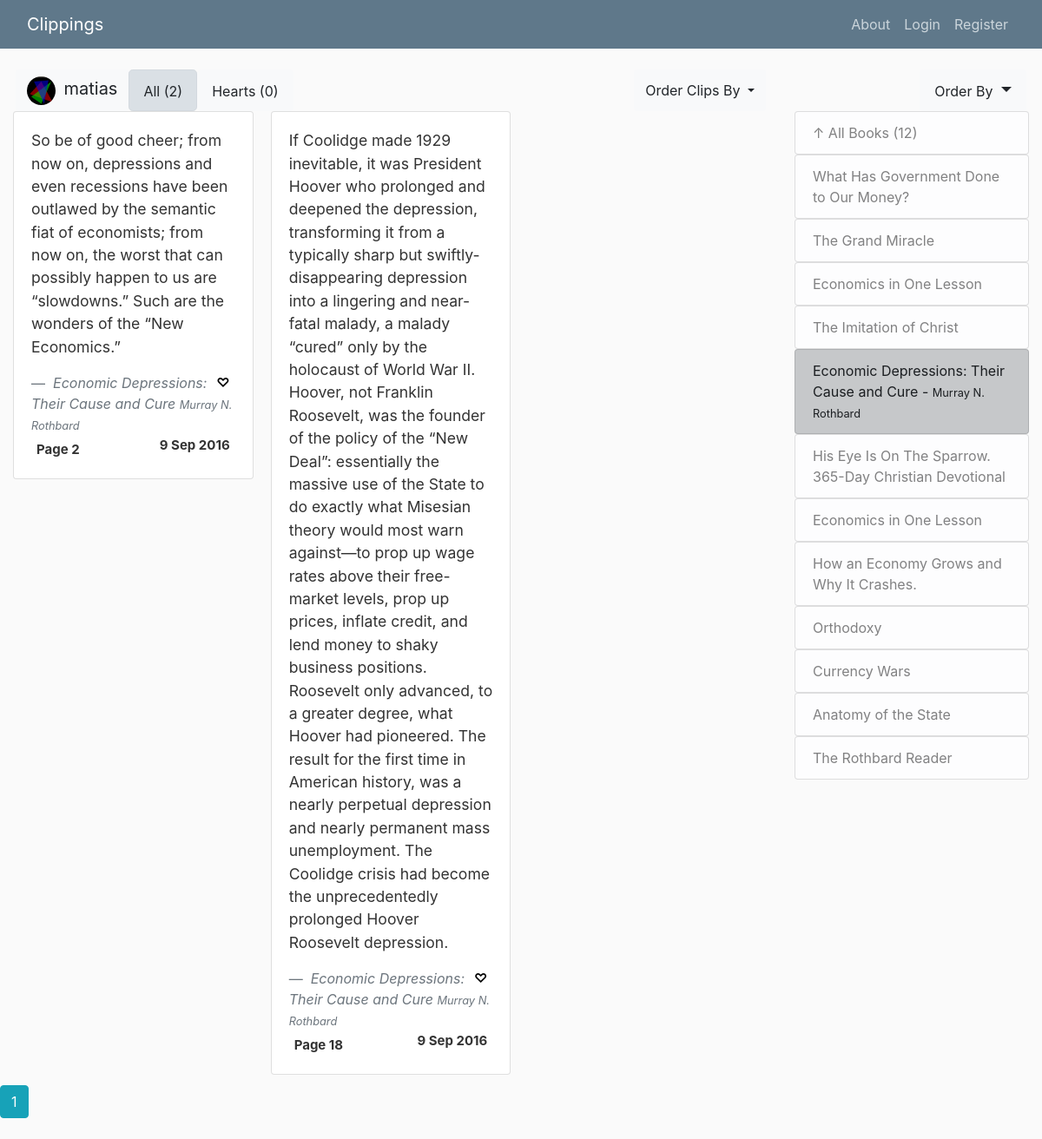
Before: /matias/Economic Depressions: Their Cause and Cure with the older database file.
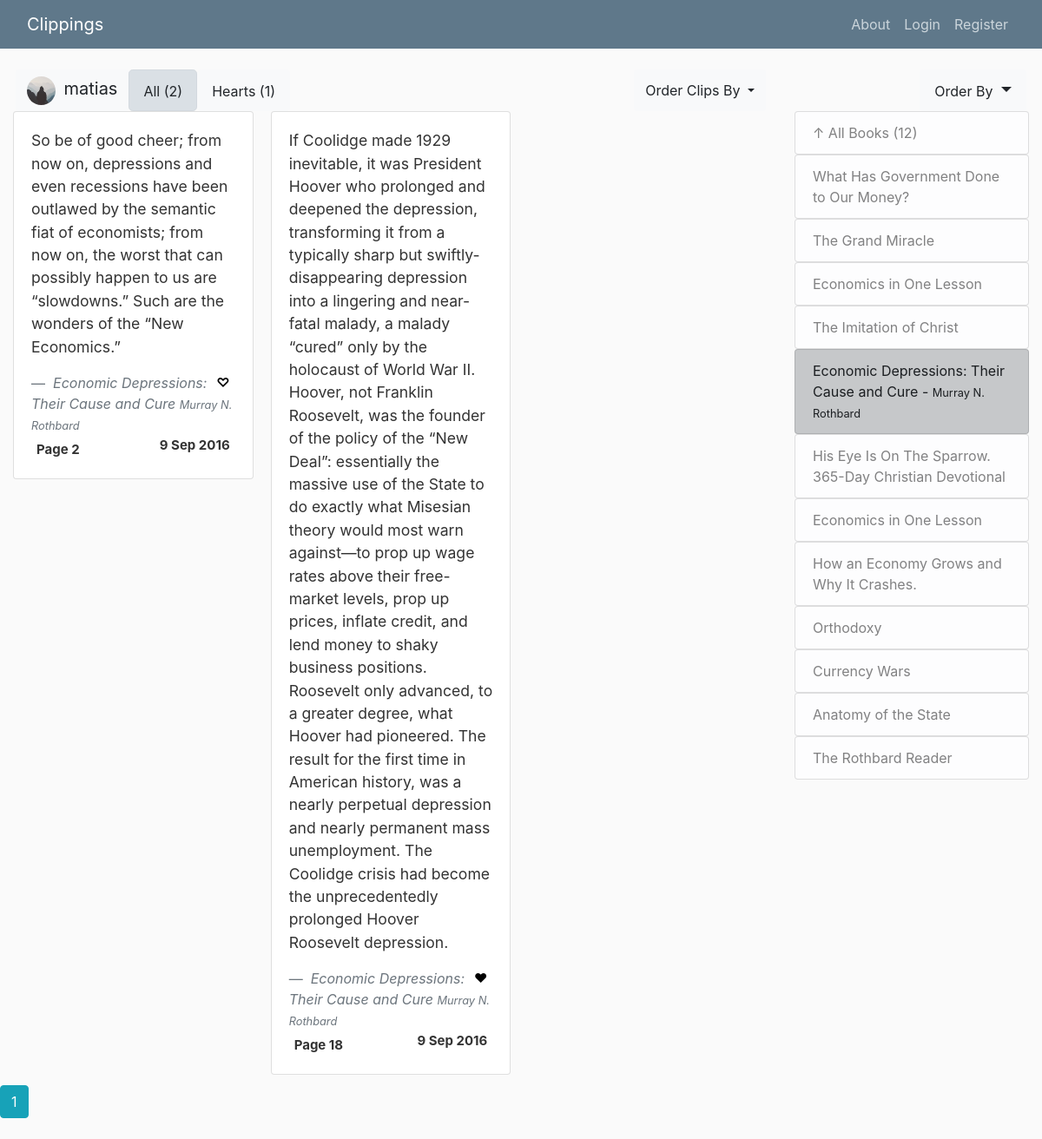
After: the same page with the newer database file.
### clippings/models.py (models this page shows, shortened)
class User(db.Model, UserMixin):
    id = db.Column(db.Integer, primary_key=True)
    username = db.Column(db.String(20), unique=True, nullable=False)
    email = db.Column(db.String(120), unique=True, nullable=False)
    image_file = db.Column(db.String(20), nullable=False, default='default.jpg')
    password = db.Column(db.String(60), nullable=False)
    posts = db.relationship('Post', backref='author', lazy=True)
    likes = db.relationship('Clip', secondary=likes, backref='liked_by', lazy=True)

class Clip(db.Model):
    id = db.Column(db.Integer, primary_key=True)
    title = db.Column(db.String(400), nullable=False)
    author = db.Column(db.String(400), nullable=False)
    page = db.Column(db.Integer, nullable=False)
    location = db.Column(db.String(20), nullable=False)
    date = db.Column(db.DateTime, nullable=False, default=datetime.utcnow)
    clipping = db.Column(db.Text, nullable=False)
    is_favorite = db.Column(db.Boolean, default=False, nullable=False)
    user_id = db.Column(db.Integer, db.ForeignKey('user.id'), nullable=False)

### clippings/clips/routes.py (the view)
@clips.route("/<string:username>", methods=['GET', 'POST'])
@clips.route("/<string:username>/<string:title>", methods=['GET', 'POST'])
def user_book(username, title=None):
    user = User.query.filter_by(username=username).first_or_404()
    page = request.args.get('page', 1, type=int)
    clip_order = request.args.get('order_by', 'date.desc()')
    book_order = request.args.get('book_order', 'date.desc()')
    order = order_by.get(clip_order)
    b_order = order_by.get(book_order)
    clips_count = 0
    favorite_id = request.args.get('favorite_id')
    show_favorites = request.args.get('favorite')
    if(favorite_id):
        add_favorite(favorite_id)
    if(title == None):
        clips = Clip.query.filter_by(user_id=user.id).order_by(order).paginate(per_page=30, page=page)
        clips_count = Clip.query.filter_by(user_id=user.id).count()
        favorite_count = Clip.query.filter_by(user_id=user.id, is_favorite=True).count()
        if(show_favorites):
            clips = Clip.query.filter_by(user_id=user.id, is_favorite=True).order_by(order).paginate(per_page=30, page=page)
    else:
        clip_order = request.args.get('order_by', 'page.asc()')
        order = order_by.get(clip_order)
        clips = Clip.query.filter_by(user_id=user.id, title=title).order_by(order).paginate(per_page=30, page=page)
        clips_count = Clip.query.filter_by(user_id=user.id, title=title).count()
        favorite_count = Clip.query.filter_by(user_id=user.id, title=title, is_favorite=True).count()
        if(show_favorites):
            clips = Clip.query.filter_by(user_id=user.id, title=title, is_favorite=True).order_by(order).paginate(per_page=30, page=page)
    books = Clip.query.filter_by(user_id=user.id).order_by(b_order).group_by(Clip.title).distinct(Clip.title)
    books_count = Clip.query.filter_by(user_id=user.id).order_by(b_order).group_by(Clip.title).distinct(Clip.title).count()
    return render_template('user_book.html.j2', clips=clips, user=user, books=books, title_selected=title,
                           order_by=clip_order, book_order=book_order, clips_count=clips_count, books_count=books_count,
                           add_favorite=add_favorite, favorite_count=favorite_count, favorite=show_favorites)

### clippings/templates/user_book.html.j2
{% extends 'layout.html.j2' %}
{% block content_header %}
{% include 'clip_sort.html.j2' with context%}
{% endblock content_header %}
{% block content %}
<div class="card-columns">
        {% for clip in clips.items %}
        <div class="card">
                <div class="card-body">
                    <blockquote class="blockquote mb-0">
                        <p style="font-size:1.1rem;">{{ clip.clipping }}</p>
                        <a class="no-style" href="{{url_for('clips.user_book', username=user.username, title=clip.title)}}">
                        {% if clip.is_favorite %}
                            {% if user == current_user%}
                                <a href="{{url_for('clips.user_book', username=user.username, title=title_selected, page=page_num, order_by=order_by, favorite=favorite, favorite_id=clip.id)}}"><span class="badge float-right">❤</span></a>
                            {% else %}
                                <span class="badge float-right">❤</span>
                            {% endif %}
                        {% else %}
                            {% if user == current_user%}
                                <a href="{{url_for('clips.user_book', username=user.username, title=title_selected, page=page_num, order_by=order_by, favorite=favorite, favorite_id=clip.id)}}"><span class="badge float-right">♡</span></a>
                             {% else %}
                                <span class="badge float-right">♡</span>
                            {% endif %}
                        {% endif %}
                        <footer class="blockquote-footer">
                            <cite> {{ clip.title }}
                                <small>{{ clip.author }}</small>
                            </cite>
                        </footer>
                        </a>
                        <div class="badge"> Page {{ clip.page }} </div>
                        <span class="badge float-right">{{ clip.date.strftime("%-d %b %Y") }}</span>
                    </blockquote>
                </div>
        </div>
        {% endfor %}
</div>
    <div class="row">
        {% for page_num in clips.iter_pages(left_edge=1, right_edge=1, left_current=1, right_current=2) %}
                    {% if page_num %}
                        {% if clips.page == page_num %}
                            <a class="btn btn-info mb-4" href="{{url_for('clips.user_book', username=user.username, title=title_selected, page=page_num, order_by=order_by)}}">{{page_num}}</a>
                        {% else %}
                            <a class="btn btn-outline-info mb-4" href="{{url_for('clips.user_book', username=user.username, title=title_selected, page=page_num, order_by=order_by)}}">{{page_num}}</a>
                        {% endif %}
                    {% else %}
                        ...
                    {% endif %}
        {% endfor %}
    </div>
{% endblock content %}
{% block sidebar_header %}
    {% include 'book_sort.html.j2' with context%}
{% endblock sidebar_header %}
{% block right_sidebar %}
            <ul class="list-group">
            <a href="{{url_for('clips.user_book', username=user.username)}}">
                    <li class="list-group-item list-group-item-light"> 	&uarr; All Books ({{(books_count)}})</li></a>
            {% for book in books%}
                {% if book.title == title_selected%}
                    <a href="{{url_for('clips.user_book', username=user.username, order_by=order_by, book_order=book_order)}}">
                    <li class="list-group-item list-group-item-dark">{{book.title}}
                    - <small>{{ book.author }}</small></li></a>
                {% else %}
                    <a href="{{url_for('clips.user_book', username=user.username, title=book.title, order_by='page.asc()', book_order=book_order)}}">
                    <li class="list-group-item list-group-item-light">{{book.title}}</li>
                    </a>
                {% endif %}
            {% endfor %}
            </ul>
{% endblock right_sidebar %}

### clippings/templates/layout.html.j2 (shortened to what this page needs)
<!DOCTYPE html>
<html lang="en">
<head>
    <link rel="stylesheet" href="https://stackpath.bootstrapcdn.com/bootstrap/4.1.3/css/bootstrap.min.css">
    <link rel="stylesheet" href="https://use.fontawesome.com/releases/v5.5.0/css/all.css">
    <link rel="stylesheet" type="text/css" href="{{url_for('static', filename='main.css')}}">
</head>
<body>
    <header class="site-header">
        <nav class="navbar navbar-expand-md navbar-dark bg-steel fixed-top">
            <div class="container-fluid">
            {% if current_user.is_authenticated %}
            <a class="navbar-brand mr-4" href="{{url_for('clips.user_book', username=current_user.username)}}">Clippings</a>
            {% else %}
            <a class="navbar-brand mr-4" href="{{url_for('clips.discover')}}">Clippings</a>
            {% endif %}
            <div class="collapse navbar-collapse" id="navbarToggle">
                <div class="navbar-nav">
                {% if current_user.is_authenticated %}
                    <a class="nav-item nav-link" href="{{url_for('clips.import_clips')}}">Import</a>
                    <a class="nav-item nav-link" href="{{url_for('users.account')}}">Account</a>
                    <a class="nav-item nav-link" href="{{url_for('users.logout')}}">Logout</a>
                {% else %}
                <a class="nav-item nav-link" href="{{url_for('main.about')}}">About</a>
                <a class="nav-item nav-link" href="{{url_for('users.login')}}">Login</a>
                <a class="nav-item nav-link" href="{{url_for('users.register')}}">Register</a>
                {% endif %}
                </div>
            </div>
            </div>
        </nav>
    </header>
    <main role="main" class="container-fluid">
            <div class=row>
                <div class="col-md-9 col-xs-11">
                    {% block content_header %}{% endblock %}
                    {% block content %}{% endblock %}
                </div>
                <div class="col-md-3 col-xs-11"">
                    {% block sidebar_header %}{% endblock %}
                    {% block right_sidebar %}{% endblock %}
                </div>
            </div>
    </main>
</body>
</html>

### clippings/templates/clip_sort.html.j2 (shortened to what this page needs)
<div class="row" style="margin-right:3px; margin-left: 3px;">
    <button type="button" class="btn btn-light">
    <img class="rounded-circle header-img" src="{{ url_for('static', filename='profile_pics/' + user.image_file) }}">
    <span style="font-size: 1.25rem;">{{user.username}}<span></button>
        {% if favorite == 'true' %}
            <a href="{{url_for('clips.user_book', username=user.username, title=title_selected, page=page_num, order_by=order_by)}}">
            <button class="btn btn-lg btn-light"><span style="font-size: 1rem;">All ({{(clips_count)}})<span></button>
            </a>
            <a href="{{url_for('clips.user_book', username=user.username, title=title_selected, page=page_num, order_by=order_by, favorite='true')}}">
            <button class="btn btn-lg btn-light active"><span style="font-size: 1rem;">Hearts ({{(favorite_count)}})<span></button>
            </a>
        {% else %}
            <a href="{{url_for('clips.user_book', username=user.username, title=title_selected, page=page_num, order_by=order_by)}}">
            <button class="btn btn-lg btn-light active"><span style="font-size: 1rem;">All ({{(clips_count)}})<span></button>
            </a>
            <a href="{{url_for('clips.user_book', username=user.username, title=title_selected, page=page_num, order_by=order_by, favorite='true')}}">
            <button class="btn btn-lg btn-light"><span style="font-size: 1rem;">Hearts ({{(favorite_count)}})<span></button>
            </a>
        {% endif %}
        <button class="btn btn-secondary btn-light dropdown-toggle ml-auto" type="button" id="dropdownMenuButton" data-toggle="dropdown" aria-haspopup="true" aria-expanded="false">
         Order Clips By
        </button>
</div>

### clippings/templates/book_sort.html.j2 (shortened to what this page needs)
<div class="row" style="margin-right:3px;">
        <button class="btn btn-lg btn-secondary btn-light dropdown-toggle ml-auto" type="button" id="dropdownMenuButton" data-toggle="dropdown" aria-haspopup="true" aria-expanded="false">
        <span style="font-size: 1rem;">Order By<span>
        </button>
</div>

### clippings/static/main.css (style rules this page uses)
body { background: #fafafa; color: #333333; margin-top: 5rem; }
.bg-steel { background-color: #5f788a; }
.site-header .navbar-nav .nav-link { color: #cbd5db; }
.header-img { height: 33px; width: 33px; margin-right: 5px; }
.no-style:hover, .no-style:visited, .no-style:link, .no-style:active { color: black; text-decoration: none; }

Changed rows visible on the page:
changed User "matias": image_file: picture removed, a placeholder shows
changed Clip (number 2 of 13 on the later page): is_favorite "♡" → "❤"
Other visible differences:
{{ (favorite_count) }}: "0" → "1"
